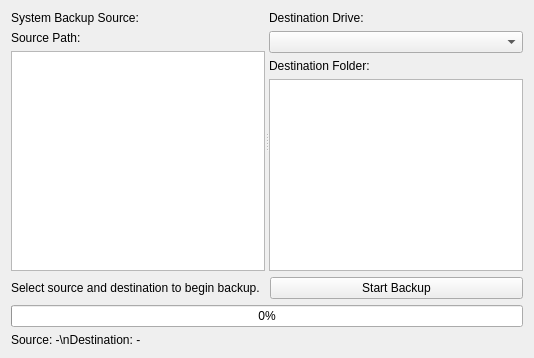
      <widget class="QWidget" name="backupTab">
       <attribute name="title">
        <string>Backup</string>
       </attribute>
       <layout class="QVBoxLayout" name="verticalLayout_backup">
        <item>
         <widget class="QSplitter" name="backupSplitter">
          <property name="orientation">
           <enum>Qt::Orientation::Horizontal</enum>
          </property>
          <widget class="QWidget" name="backupSourceWidget">
           <layout class="QVBoxLayout" name="verticalLayout_source">
            <item>
             <widget class="QLabel" name="sourceLabel">
              <property name="text">
               <string>System Backup Source:</string>
              </property>
             </widget>
            </item>
            <item>
             <widget class="QLabel" name="sourcePathLabel">
              <property name="text">
               <string>Source Path:</string>
              </property>
             </widget>
            </item>
            <item>
             <widget class="QTreeView" name="sourcePathTree" />
            </item>
           </layout>
          </widget>
          <widget class="QWidget" name="backupDestWidget">
           <layout class="QVBoxLayout" name="verticalLayout_dest">
            <item>
             <widget class="QLabel" name="destLabel">
              <property name="text">
               <string>Destination Drive:</string>
              </property>
             </widget>
            </item>
            <item>
             <widget class="QComboBox" name="destDriveCombo" />
            </item>
            <item>
             <widget class="QLabel" name="destPathLabel">
              <property name="text">
               <string>Destination Folder:</string>
              </property>
             </widget>
            </item>
            <item>
             <widget class="QTreeView" name="destPathTree" />
            </item>
           </layout>
          </widget>
         </widget>
        </item>
        <item>
         <layout class="QHBoxLayout" name="backupBottomLayout">
          <item>
           <widget class="QLabel" name="backupSummaryLabel">
            <property name="text">
             <string>Select source and destination to begin backup.</string>
            </property>
           </widget>
          </item>
          <item>
           <widget class="QPushButton" name="startBackupButton">
            <property name="text">
             <string>Start Backup</string>
            </property>
           </widget>
          </item>
         </layout>
        </item>
        <item>
         <widget class="QProgressBar" name="backupProgressBar">
          <property name="minimum">
           <number>0</number>
          </property>
          <property name="maximum">
           <number>100</number>
          </property>
          <property name="value">
           <number>0</number>
          </property>
          <property name="textVisible">
           <bool>true</bool>
          </property>
         </widget>
        </item>
        <item>
         <widget class="QLabel" name="backupPathSummaryLabel">
          <property name="text">
           <string>Source: -\nDestination: -</string>
          </property>
         </widget>
        </item>
       </layout>
      </widget>
